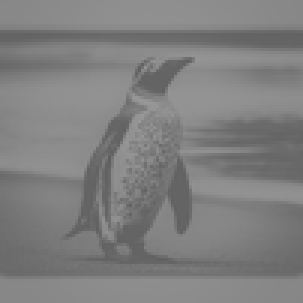
#> input picture lec6/penguin.png, 101 x 101 px, shrunk from 200 x 200 before the run (shown 3 times larger)
$ jupyter execute --allow-errors lec5_ass2.ipynb
#> lines starting #> are read from the running program, lines starting #| are printed output that depends on the picture
[cell 1]
# TODO:
# max filter
# min filter
# median filter
# weighted median filter

# derivative filter
# prewitt filter
# sobel filter

[cell 2]
import numpy as np
import cv2
from tqdm.notebook import tqdm
import matplotlib.pyplot as plt

[cell 3]
def max_filtered(img, kernel_size):
    """
    max filter
    """
    img = img.copy()
    h, w= img.shape
    pad = kernel_size // 2
    img_pad = np.pad(img, pad, mode='constant', constant_values=0)
    img_max = np.zeros((h, w), dtype=np.uint8)
    for i in tqdm(range(h)):
        for j in range(w):
            img_max[i, j] = np.max(img_pad[i:i+kernel_size, j:j+kernel_size])
    return img_max

# [84 lines left out: functions min_filtered, median_filtered, weighted_median, weighted_median_filter, convolution, not called in this run]

[cell 4]
# kernel
weight_kernel = np.array([[1, 2, 1], [2, 4, 2], [1, 2, 1]])
dev_kernel = np.array([[-1, 0, 1]])
prewitt_kernel = np.array([[-1, 0, 1], [-1, 0, 1], [-1, 0, 1]])
sobel_kernel = np.array([[-1, 0, 1], [-2, 0, 2], [-1, 0, 1]])

# load image
img = cv2.imread('penguin.png')
#> img is the input picture: shape (101, 101, 3); min 95, max 153, mean 127
img = cv2.cvtColor(img, cv2.COLOR_BGR2GRAY)
#> img: shape (101, 101)

# max filter
#> (the rest of this cell did not finish here and is left out)

#> in max_filtered, `img_pad = np.pad(img, pad, mode='constant', constant_values=0)`:
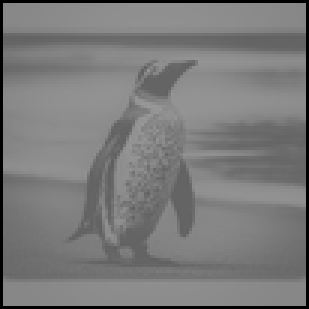
#> img_pad: shape (103, 103) (shown 3 times larger); min 0, max 153, mean 122.2
#> after the loop in max_filtered, `for i in tqdm(range(h)):`: img_max: shape (101, 101); every value is 0
# min filter
img_min = min_filtered(img, 3)
# median filter
img_median = median_filtered(img, 3)
# weighted median filter
img_weighted_median = weighted_median_filter(img, weight_kernel)
# derivative filter
img_dev = convolution(img, dev_kernel)
# prewitt filter
img_prewitt = convolution(img, prewitt_kernel)
# sobel filter
img_sobel = convolution(img, sobel_kernel)

[cell 5]
fig, axs = plt.subplots(2, 4, figsize=(20, 10))
axs[0, 0].imshow(img, cmap='gray')
axs[0, 0].set_title('original')
#> (the rest of this cell did not finish here and is left out)

[cell 6]
# load image
img2 = cv2.imread('penguin2.png')
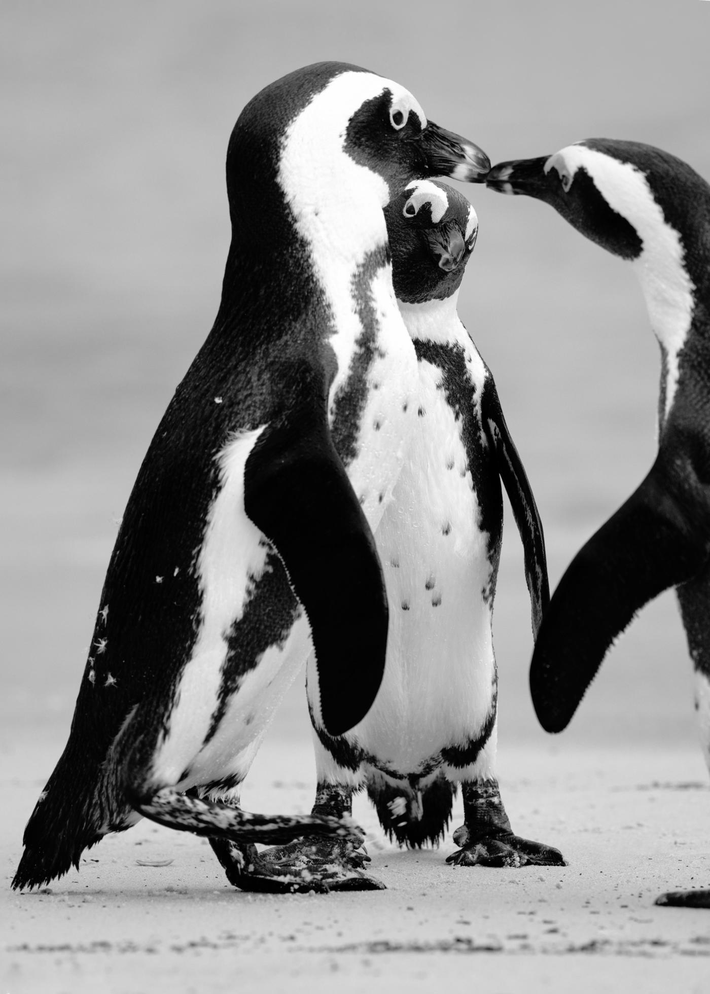
#> input picture lec6/penguin2.png, 710 x 994 px, shrunk from 1400 x 1960 before the run
#> img2 is the input picture: shape (994, 710, 3); min 0, max 255, mean 142.5
img2 = cv2.cvtColor(img2, cv2.COLOR_BGR2GRAY)
#> img2: shape (994, 710)

# max filter
#> (the rest of this cell did not finish here and is left out)

#> call 2 of max_filtered, with kernel_size = 5
#> in max_filtered (call 2), `img_pad = np.pad(img, pad, mode='constant', constant_values=0)`:
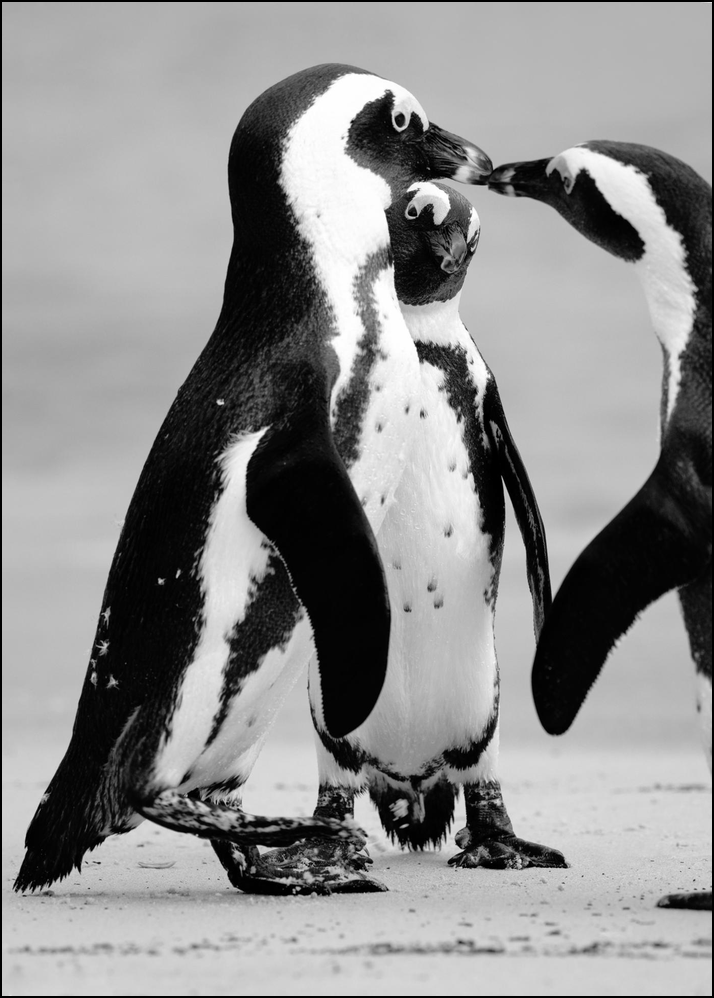
#> img_pad: shape (998, 714); min 0, max 255, mean 141.2
#> after the loop in max_filtered, `for i in tqdm(range(h)):`: img_max: shape (994, 710); every value is 0
# min filter
img_min2 = min_filtered(img2, 5)
# median filter
img_median2 = median_filtered(img2, 5)
# weighted median filter
img_weighted_median2 = weighted_median_filter(img2, weight_kernel)
# derivative filter
img_dev2 = convolution(img2, dev_kernel)
# prewitt filter
img_prewitt2 = convolution(img2, prewitt_kernel)
# sobel filter
img_sobel2 = convolution(img2, sobel_kernel)
